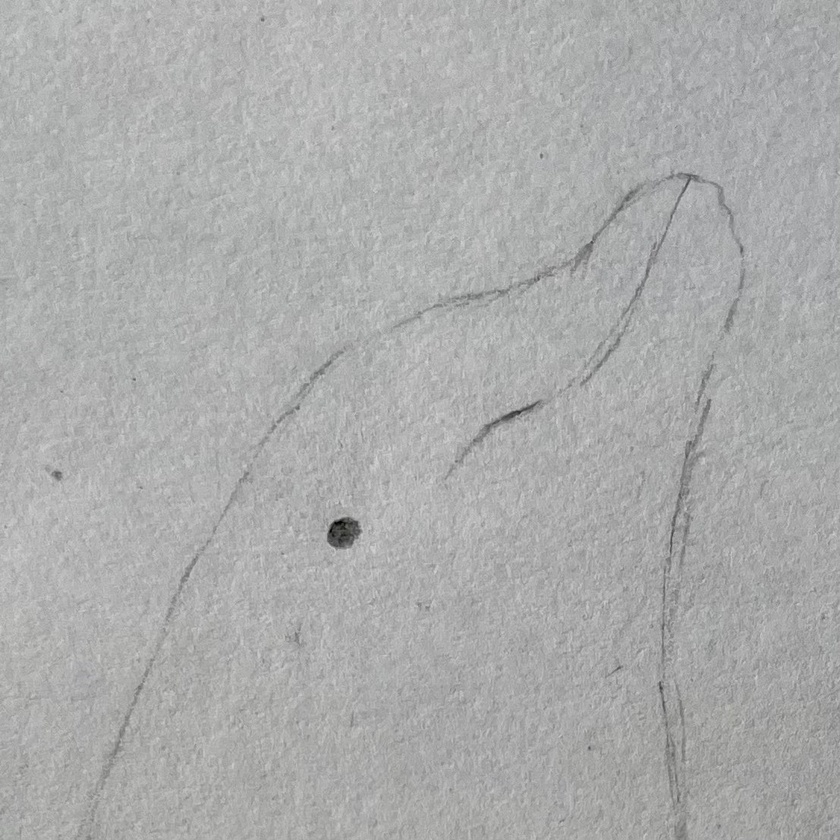
#> input picture src/assets/archive/bap_dolphin.jpg, 840 x 840 px, shrunk from 1107 x 1107 before the run
$ python figure_pixels.py ../../../assets/archive/bap_dolphin.jpg 5 5 3
#> lines starting #> are read from the running program, lines starting #| are printed output that depends on the picture
"""
Builds the "an image is just numbers" figure: the image with its (u, v) axes on the left,
the pixel values on the right.

    python3 figure-pixels.py <image> [u0 v0 n]

Examples:
    python3 figure-pixels.py public/favicon16.png
    python3 figure-pixels.py snapshot_tag.png 40 30 6     # 6x6 px zoom starting at (u=40, v=30)

Tip: this works best on a high-contrast image, one where the numbers actually span 0-255.
The official tag images are perfect and tiny:
https://github.com/AprilRobotics/apriltag-imgs/tree/master/tag36h11
(tag36_11_00000.png is about ten pixels a side, so the whole grid fits in the figure).
A cropped Limelight snapshot works too.
"""
import sys
import numpy as np
import matplotlib
matplotlib.use("Agg")
import matplotlib.pyplot as plt
from PIL import Image
from pathlib import Path

path = sys.argv[1] if len(sys.argv) > 1 else "public/favicon16.png"
src = Path(path)
u0 = int(sys.argv[2]) if len(sys.argv) > 2 else None
v0 = int(sys.argv[3]) if len(sys.argv) > 3 else None
n = int(sys.argv[4]) if len(sys.argv) > 4 else 0   # 0 = automatic

a = np.array(Image.open(path).convert("L"))
h, w = a.shape
#> h = 840; w = 840
if n == 0:                       # the whole image when it is small, a 6x6 zoom otherwise
    n = min(w, h) if max(w, h) <= 12 else 6
if u0 is None:
    u0, v0 = max(0, w // 2 - n // 2), max(0, h // 2 - n // 2)
whole = (n == w == h)            # no point boxing a crop that covers everything
#> whole = False
print(f"{path}: {w}x{h}, values from {a.min()} to {a.max()} (mean {a.mean():.0f})")
#| ../../../assets/archive/bap_dolphin.jpg: 840x840, values from 0 to 215 (mean 172)

fig, axes = plt.subplots(1, 2, figsize=(13, 6.2), dpi=170)
fig.patch.set_facecolor("white")
RED, BLUE = "#d64545", "#2f6fd0"

ax = axes[0]
ax.imshow(a, cmap="gray", vmin=0, vmax=255, interpolation="nearest")
step = max(1, w // 8)
#> step = 105
ax.set_xticks(range(0, w, step)); ax.set_yticks(range(0, h, step))
if w <= 32:
    ax.set_xticks(np.arange(-.5, w, 1), minor=True); ax.set_yticks(np.arange(-.5, h, 1), minor=True)
    ax.grid(which="minor", color="#bbb", linewidth=.4); ax.tick_params(which="minor", length=0)
ax.set_title(f"{src.name} — {w} × {h} pixels", fontsize=13, pad=26)
arrow = dict(arrowstyle="-|>", color=RED, lw=2)
L = max(3, w // 3)
#> L = 280
ax.annotate("", xy=(L, -.5), xytext=(-.5, -.5), annotation_clip=False, arrowprops=arrow)
ax.annotate("u", xy=(L + .3, -.6), color=RED, fontsize=14, fontweight="bold", annotation_clip=False)
ax.annotate("", xy=(-.5, L), xytext=(-.5, -.5), annotation_clip=False, arrowprops=arrow)
ax.annotate("v", xy=(-1.4 * w / 16, L + .3), color=RED, fontsize=14, fontweight="bold", annotation_clip=False)
ax.plot(-.5, -.5, "o", color=RED, ms=7, clip_on=False)
ax.annotate("(0, 0)", xy=(-.35, -.9), color=RED, fontsize=11, annotation_clip=False)
if not whole:
    ax.add_patch(plt.Rectangle((u0 - .5, v0 - .5), n, n, fill=False, edgecolor=BLUE, lw=2.2))

sub = a[v0:v0 + n, u0:u0 + n]
#> sub = [[184, 175, 176], [182, 176, 175], [179, 181, 170]]
ax = axes[1]
ax.imshow(sub, cmap="gray", vmin=0, vmax=255, interpolation="nearest")
for i in range(sub.shape[0]):
    for j in range(sub.shape[1]):
        val = sub[i, j]
        ax.text(j, i, str(val), ha="center", va="center", fontsize=max(7, 90 // n),
                color="white" if val < 128 else "#111", fontfamily="monospace")
ax.set_xticks(range(n)); ax.set_xticklabels(range(u0, u0 + n))
ax.set_yticks(range(n)); ax.set_yticklabels(range(v0, v0 + n))
ax.set_xticks(np.arange(-.5, n, 1), minor=True); ax.set_yticks(np.arange(-.5, n, 1), minor=True)
ax.grid(which="minor", color="#888", linewidth=.8); ax.tick_params(which="minor", length=0)
ax.set_xlabel("u", color=RED, fontsize=13, fontweight="bold")
ax.set_ylabel("v", color=RED, fontsize=13, fontweight="bold", rotation=0, labelpad=12)
ax.set_title("Pixel values (0 = black, 255 = white)", fontsize=13, pad=26)

# fig.suptitle("Title", fontsize=17, y=0.97)
fig.tight_layout(rect=[0, 0, 1, 0.94])
out = f"{src.stem}-pixel_values.png"
fig.savefig(out, facecolor="white")
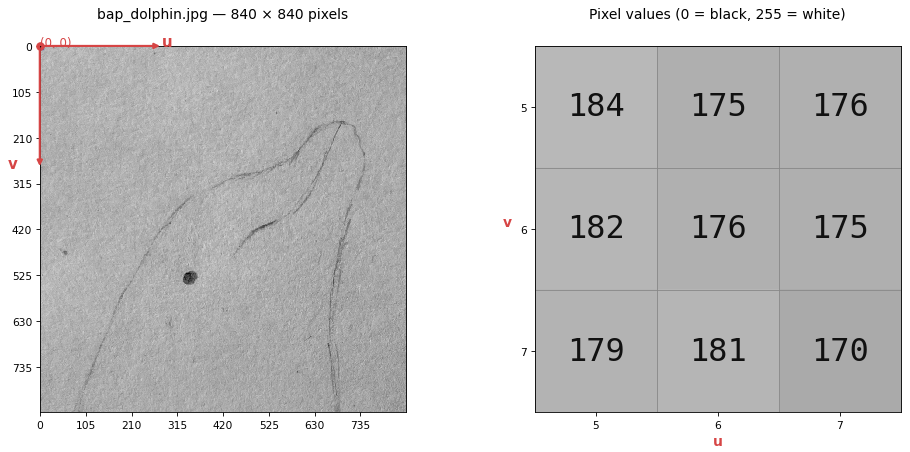
#> figure drawn by matplotlib, 2 panels
print("->", out)
